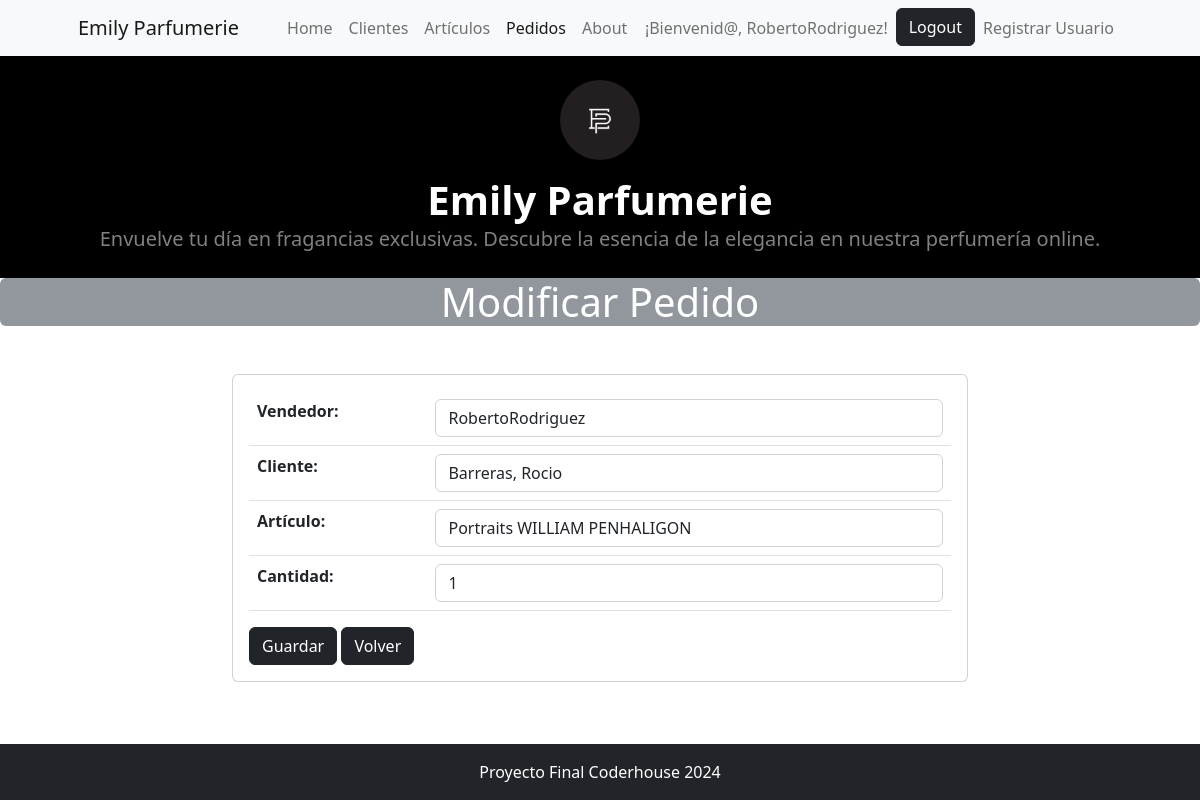
Screenshot of /cliente/pedido/update/9 (signed in) with the database file from the repository.
### cliente/models.py (models this page shows, shortened)
class Pedido(models.Model):
    vendedor = models.ForeignKey(Vendedor,on_delete=models.DO_NOTHING, verbose_name="Vendedor")
    cliente = models.ForeignKey(Cliente,on_delete=models.SET_NULL, null=True, blank=True,verbose_name='Cliente')
    articulo = models.ForeignKey(Articulo,on_delete=models.DO_NOTHING,verbose_name='Artículo')
    cantidad = models.PositiveIntegerField(verbose_name='Cantidad', default=0)
    total_venta = models.DecimalField(max_digits=20, decimal_places=2, verbose_name='Total venta', editable=False)
    fecha_creacion = models.DateField(null=True, blank=True, default=timezone.now, editable=False, verbose_name="Fecha de creación")
    class Meta:
        ordering = ("-fecha_creacion",)

### cliente/views.py (the view, shortened to what this page needs)
# urls.py: path("pedido/update/<int:pk>", views.PedidoUpdate.as_view(), name="pedido_update"),
@method_decorator(login_required, name='dispatch')
class PedidoUpdate(UpdateView):
    model = models.Pedido
    form_class = forms.PedidoForm
    template_name = "cliente/pedido_update.html"
    success_url = reverse_lazy("cliente:pedido_list")

### cliente/forms.py (shortened to what this page needs)
class PedidoForm(forms.ModelForm):
    class Meta:
        model = models.Pedido
        fields = '__all__'
        widgets = {
            "vendedor": forms.Select(attrs={"class": "form-control"}),
            "cliente": forms.Select(attrs={"class": "form-control"}),
            "articulo": forms.Select(attrs={"class": "form-control"}),
            "cantidad": forms.NumberInput(attrs={"class": "form-control"}),
            "total_venta": forms.FloatField(),
            "fecha_creacion": forms.HiddenInput(),
        }

### articulo/models.py (called while the page is built)
    def __str__(self):
        return self.nombre

### cliente/models.py (called while the page is built)
    def __str__(self):
        return f"{self.apellido}, {self.nombre}"

### vendedor/models.py (called while the page is built)
    def __str__(self):
        return self.nombre.username

### cliente/templates/cliente/pedido_update.html (shortened to what this page needs)
{% extends 'core/base.html' %}
{% block titulo %}
    Modificar Pedido
{% endblock titulo %}
{% block contenido %}
<div class="container mt-5">
    <div class="row justify-content-center">
        <div class="col-md-8">
            <div class="card">
                <div class="card-body">
                    <form action="" method="post">
                        <div class="table-responsive">
                            <table class="table">
                                {{ form.as_table }}
                            </table>
                        </div>
                        <button type="submit" class="btn btn-dark">Guardar</button>
                        <a href="{% url 'cliente:pedido_list' %}" class="btn btn-dark">Volver</a>
                    </form>
                </div>
            </div>
        </div>
    </div>
</div>
{% endblock contenido %}

### core/templates/core/components/navbar.html (shortened to what this page needs)
<nav class="navbar navbar-expand-lg navbar-light bg-light">
    <div class="container px-4 px-lg-5">
        <a class="navbar-brand" href="{% url 'core:home' %}">Emily Parfumerie</a>
        <div class="collapse navbar-collapse" id="navbarSupportedContent">
            <ul class="navbar-nav me-auto mb-2 mb-lg-0 ms-lg-4">
                <li class="nav-item"><a class="nav-link {% if request.path == "/" %}active{% endif %}" aria-current="page" href="{% url 'core:home' %}">Home</a></li>
            {% if user.is_authenticated %}
                <li class="nav-item"><a class="nav-link {% if "/cliente/cliente" in request.path %}active{% endif %}" href="{% url 'cliente:home' %}">Clientes</a></li>
                <li class="nav-item"><a class="nav-link {% if "/articulo/" in request.path %}active{% endif %}" href="{% url 'articulo:home' %}">Artículos</a></li>
                <li class="nav-item"><a class="nav-link {% if "cliente/pedido" in request.path %}active{% endif %}" href="{% url 'cliente:pedidos' %}">Pedidos</a></li>
            {% else %}
                <li class="nav-item"><a class="nav-link {% if "/articulo/" in request.path %}active{% endif %}" href="{% url 'articulo:articulo_list' %}">Artículos</a></li>
            {% endif %}
                <li class="nav-item"><a class="nav-link {% if "/about/" in request.path %}active{% endif %}" href="{% url 'core:about' %}">About</a></li>
            </ul>
            <ul class="navbar-nav ml-auto">
                {% if user.is_authenticated %}
                    <li class="nav-item">
                        <a class="nav-link">¡Bienvenid@, {{ user.username }}!</a>
                    </li>
                    <li class="nav-item ">
                        <form action="{% url 'core:logout' %}" method="post">
                            <button type="submit" class="btn btn-dark ">Logout</button>
                        </form>
                    </li>
                    <li class="nav-item"><a class="nav-link {% if "/register" in request.path %}active{% endif %}" href="{% url 'core:register' %}">Registrar Usuario</a></li>
                {% else %}
                    <li class="nav-item"><a class="nav-link {% if "/login" in request.path %}active{% endif %}" href="{% url 'core:login' %}">Login</a></li>
                {% endif %}
            </ul>
        </div>
    </div>
</nav>

### rows the page displays
Pedido: vendedor "RobertoRodriguez", cliente "Barreras, Rocio", articulo "Portraits WILLIAM PENHALIGON", cantidad "1"

### other values shown
{{ user.username }} "RobertoRodriguez"
